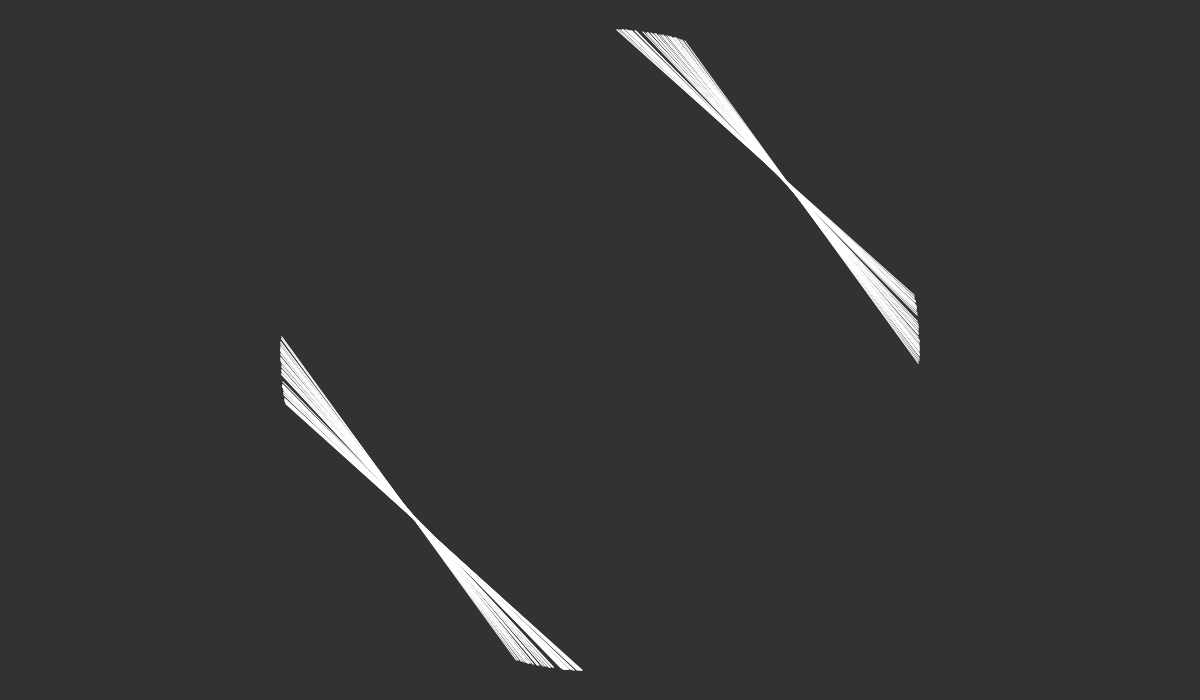
Frame 1 (no input)
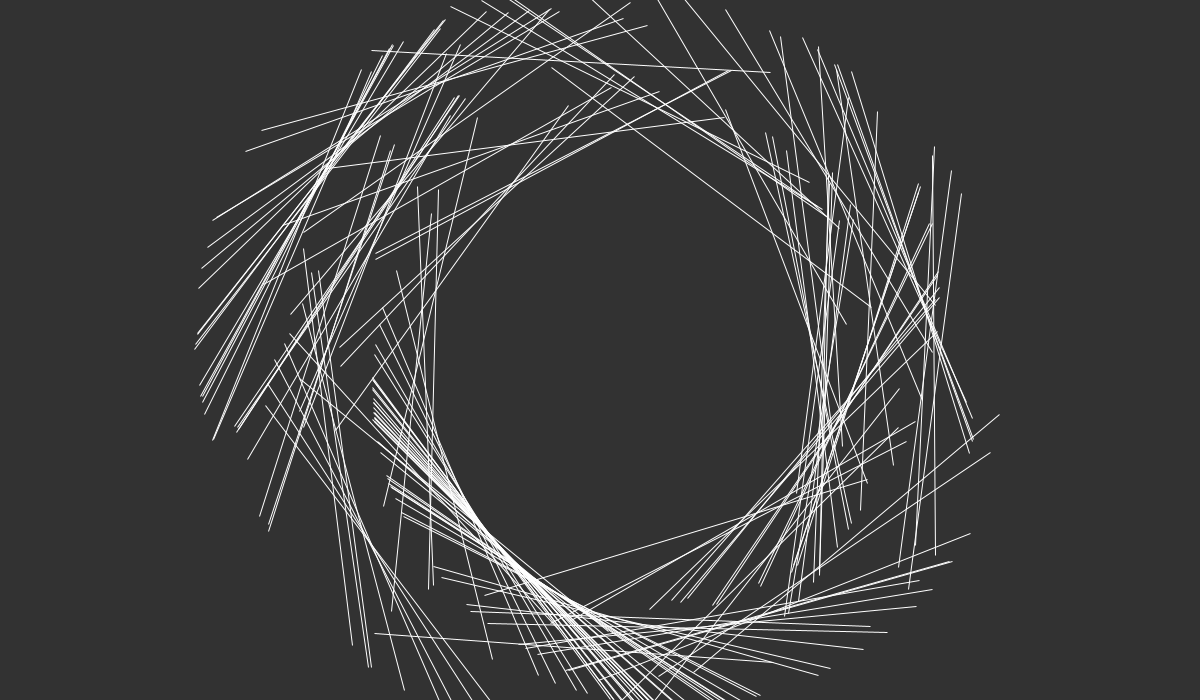
Frame 60 (the mouse pressed at the canvas centre just before this capture)
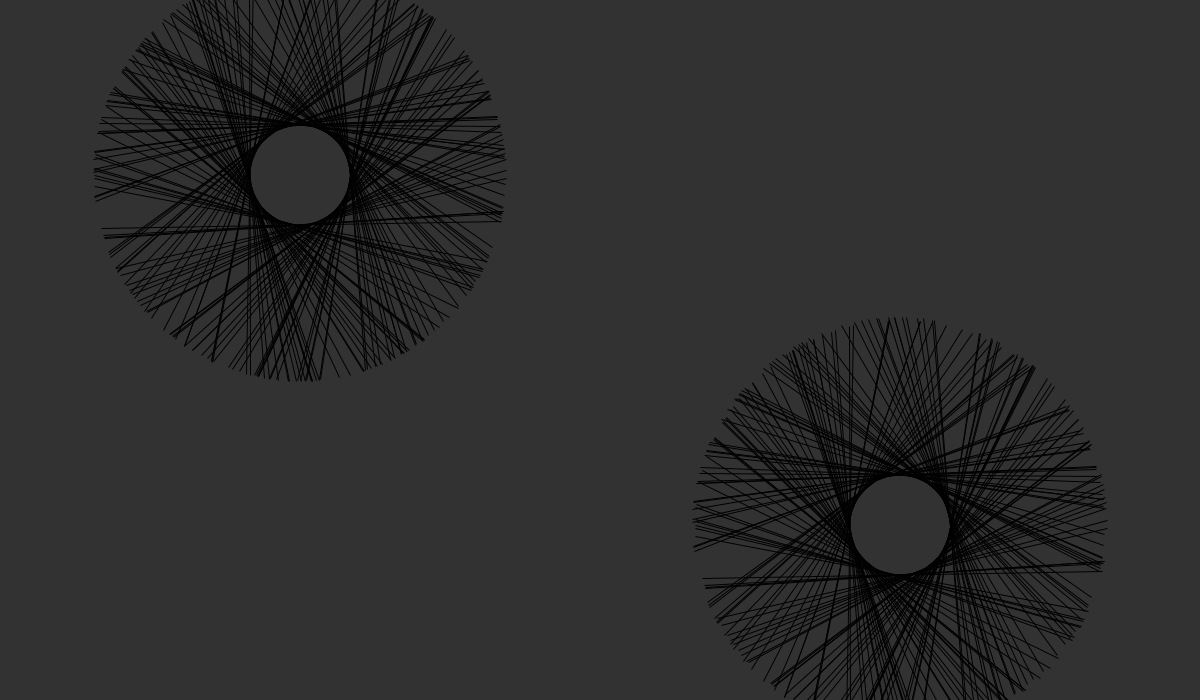
Frame 120 (the mouse held since frame 60 and released just before this capture)

The Processing sketch that drew these frames (run headless with seeded random() and noise(); from frame 60 on, the mouse is pressed at the canvas centre):

// Processing sketch: processing_170980
// ── processing_170980.pde



Flock flock;

void setup() {
  size(1200, 700);
  flock = new Flock();


  // Add an initial set of boids into the system
  for (int i = 0; i < 150; i++) {
    flock.addBoid(new Boid(width/2, height/2));
  }
}

void draw() {
  background(50);
  if (millis() < 5000) {
    flock.run();
  } else if (millis() > 5000 && millis() < 10000) {
    setup();
    flock.run2();
  } else if (millis() > 10000 && millis() < 15000) {
    setup();
    flock.run3();
  } else if (millis() > 15000 && millis() < 20000) {
    setup();
    flock.run4();
  } else if (millis() > 20000 && millis() < 25000) {
    setup();
    flock.run();
  } else if (millis() > 25000 && millis() < 30000) {
    setup();
    flock.run4();
    flock.run5();
  } else if (millis() > 30000 && millis() < 35000) {
    setup();
    flock.run6();
  }
}



// The Boid class

class Boid {

  PVector location;
  PVector velocity;
  PVector acceleration;
  float r;
  float maxforce;    // Maximum steering force
  float maxspeed;    // Maximum speed

    Boid(float x, float y) {
    acceleration = new PVector(0, 0);

    // This is a new PVector method not yet implemented in JS
    // velocity = PVector.random2D();

    // Leaving the code temporarily this way so that this example runs in JS
    float angle = random(TWO_PI);
    velocity = new PVector(cos(angle), sin(angle));

    location = new PVector(x, y);
    r = 50.0;
    maxspeed = 2;
    maxforce = 0.03;
  }

  void run(ArrayList<Boid> boids) {
    flock(boids);
    update();
    render();
  }


  void run2(ArrayList<Boid> boids) {
    flock(boids);
    update();
    render2();
    render3();
    render();
  }


  void run3(ArrayList<Boid> boids) {
    flock(boids);
    update();
    render2();
  }

  void run4(ArrayList<Boid> boids) {
    flock(boids);
    update();
    render3();
  }

  void run5(ArrayList<Boid> boids) {
    flock(boids);
    update();
    render4();
  }

  void run6(ArrayList<Boid> boids) {
    flock(boids);
    update();
    render5();
  }




  void applyForce(PVector force) {
    // We could add mass here if we want A = F / M
    acceleration.add(force);
  }

  // We accumulate a new acceleration each time based on three rules
  void flock(ArrayList<Boid> boids) {
    PVector sep = separate(boids);   // Separation
    PVector ali = align(boids);      // Alignment
    PVector coh = cohesion(boids);   // Cohesion
    // Arbitrarily weight these forces
    sep.mult(1.5);
    ali.mult(1.0);
    coh.mult(1.0);
    // Add the force vectors to acceleration
    applyForce(sep);
    applyForce(ali);
    applyForce(coh);
  }

  // Method to update location
  void update() {
    // Update velocity
    velocity.add(acceleration);
    // Limit speed
    velocity.limit(maxspeed);
    location.add(velocity);
    // Reset accelertion to 0 each cycle
    acceleration.mult(.5);
  }

  // A method that calculates and applies a steering force towards a target
  // STEER = DESIRED MINUS VELOCITY
  PVector seek(PVector target) {
    PVector desired = PVector.sub(target, location);  // A vector pointing from the location to the target
    // Scale to maximum speed
    desired.normalize();
    desired.mult(maxspeed);

    // Above two lines of code below could be condensed with new PVector setMag() method
    // Not using this method until Processing.js catches up
    // desired.setMag(maxspeed);

    // Steering = Desired minus Velocity
    PVector steer = PVector.sub(desired, velocity);
    steer.limit(maxforce);  // Limit to maximum steering force
    return steer;
  }

  void render() {
    // Draw a triangle rotated in the direction of velocity
    float theta = velocity.heading2D() + radians(90);
    //    // heading2D() above is now heading() but leaving old syntax until Processing.js catches up
    //

    fill(200, 100);
    stroke(255);
    pushMatrix();
    translate(location.x, location.y);
    rotate(theta);
    beginShape(TRIANGLES);
    vertex(r*5, r*4);
    vertex(r*5, -r*4);
    vertex(r*5, r*4);
    vertex(r*5, -r*4);
    endShape();
    popMatrix();
  }

  void render4() {
    // Draw a triangle rotated in the direction of velocity
    float theta = velocity.heading2D() + radians(90);
    //    // heading2D() above is now heading() but leaving old syntax until Processing.js catches up
    //

    fill(0);
    stroke(0);
    pushMatrix();
    translate(location.x, location.y);
    rotate(theta);
    beginShape(TRIANGLES);
    vertex(r*5, r*5);
    vertex(r*10, -r*5);
    vertex(r*5, r*5);
    vertex(r*10, -r*5);
    vertex(r*5, -r*5);
    vertex(r*10, -r*5);
    vertex(r*5, r*5);
    vertex(r*10, -r*5);
    vertex(r*5, r*5);


    endShape();
    popMatrix();
  }

  void render3() {
    // Draw a triangle rotated in the direction of velocity
    float theta = velocity.heading2D() + radians(90);
    //    // heading2D() above is now heading() but leaving old syntax until Processing.js catches up
    //

    fill(200, 100);
    stroke(100, 100, 100);
    pushMatrix();
    translate(location.x, location.y);
    rotate(theta);
    beginShape(TRIANGLES);
    vertex(r/5, r*4);
    vertex(r/5, -r*4);
    vertex(r/5, r*4);
    vertex(r/5, -r*4);
    endShape();
    popMatrix();
    
     stroke(255);
    pushMatrix();
    translate(location.x, location.y);
    rotate(theta);
    beginShape(TRIANGLES);
    vertex(r/5, r*8);
    vertex(r/5, -r*8);
    vertex(r/5, r*8);
    vertex(r/5, -r*8);
    endShape();
    popMatrix();
  }

  void render2() {
    // Draw a triangle rotated in the direction of velocity
    float theta = velocity.heading2D() + radians(90);
    //    // heading2D() above is now heading() but leaving old syntax until Processing.js catches up
    //
 
    fill(200, 100);
    stroke(0);
    pushMatrix();
    translate(location.x/2, location.y/2);
    rotate(theta);
    beginShape(TRIANGLES);
    vertex(r, r*4);
    vertex(r, -r*4);
    vertex(r, r*4);
    vertex(r, -r*4);
    endShape();
    popMatrix();
 
    stroke(0);
    pushMatrix();
    translate(location.x*1.5, location.y*1.5);
    rotate(theta);
    beginShape(TRIANGLES);
    vertex(r, r*4);
    vertex(r, -r*4);
    vertex(r, r*4);
    vertex(r, -r*4);
    endShape();
    popMatrix();

  }

  void render5() {
    // Draw a triangle rotated in the direction of velocity
    float theta = velocity.heading2D() + radians(90);
    //    // heading2D() above is now heading() but leaving old syntax until Processing.js catches up
    //

    fill(255);
    stroke(255);
    pushMatrix();
    translate(location.x, location.y);
    rotate(theta);
    beginShape(TRIANGLES);
    vertex(r*5, r*5);
    vertex(r*10, -r*2);
    vertex(r*3, r*5);
    vertex(r*10, -r*2);
    vertex(r*5, -r*5);
    vertex(r*3, -r*2);
    vertex(r*5, r*5);
    vertex(r*10, -r*2);
    vertex(r*3, r*5);
        popMatrix();

  }

  void render6() {
    // Draw a triangle rotated in the direction of velocity
    float theta = velocity.heading2D() + radians(90);
    //    // heading2D() above is now heading() but leaving old syntax until Processing.js catches up
    //

    stroke(0);
    pushMatrix();
    translate(location.x*1.5, location.y*1.5);
    rotate(theta);
    beginShape(TRIANGLES);
    vertex(r, r*4);
    vertex(r, -r*4);
    vertex(r, r*4);
    vertex(r, -r*4);
    endShape();
    popMatrix();
  }

  
  
  
  
  
  
  
  // Separation
  // Method checks for nearby boids and steers away
  PVector separate (ArrayList<Boid> boids) {
    float desiredseparation = 100.0f;
    PVector steer = new PVector(50, 50, 50);
    int count = 0;
    // For every boid in the system, check if it's too close
    for (Boid other : boids) {
      float d = PVector.dist(location, other.location);
      // If the distance is greater than 0 and less than an arbitrary amount (0 when you are yourself)
      if ((d > 0) && (d < desiredseparation)) {
        // Calculate vector pointing away from neighbor
        PVector diff = PVector.sub(location, other.location);
        diff.normalize();
        diff.mult(d);        // Weight by distance
        steer.add(diff);
        count++;            // Keep track of how many
      }
    }
    // Average -- divide by how many
    if (count > 0) {
      steer.mult((float)count);
    }

    // As long as the vector is greater than 0

    if (millis () > 8000) {
      if (steer.mag() > 50) {
        // First two lines of code below could be condensed with new PVector setMag() method
        // Not using this method until Processing.js catches up
        // steer.setMag(maxspeed);

        // Implement Reynolds: Steering = Desired - Velocity
        steer.normalize();
        steer.mult(maxspeed);
        steer.sub(velocity);
        steer.limit(maxforce);
      }
    }
    return steer;
  }






  // Alignment
  // For every nearby boid in the system, calculate the average velocity
  PVector align (ArrayList<Boid> boids) {
    float neighbordist = 500;
    PVector sum = new PVector(0, 0);
    int count = 15;
    for (Boid other : boids) {
      float d = PVector.dist(location, other.location);
      if ((d > 0) && (d < neighbordist)) {
        sum.sub(other.velocity);
        count++;
      }
    }
    if (count > 0) {
      sum.div((float)count);
      // First two lines of code below could be condensed with new PVector setMag() method
      // Not using this method until Processing.js catches up
      // sum.setMag(maxspeed);

      // Implement Reynolds: Steering = Desired - Velocity
      sum.normalize();
      sum.mult(maxspeed);
      PVector steer = PVector.sub(sum, velocity);
      steer.limit(maxforce);
      return steer;
    } else {
      return new PVector(0, 0);
    }
  }
  
  
  
  
  

  // Cohesion
  // For the average location (i.e. center) of all nearby boids, calculate steering vector towards that location
  PVector cohesion (ArrayList<Boid> boids) {
    float neighbordist = 500;
    PVector sum = new PVector(0, 0);   // Start with empty vector to accumulate all locations
    int count = 0;
    for (Boid other : boids) {
      float d = PVector.dist(location, other.location);
      if ((d > 0) && (d < neighbordist)) {
        sum.sub(other.location); // Add location
        count++;
      }
    }
    if (count > 0) {
      sum.mult(count);
      return seek(sum);  // Steer towards the location
    } else {
      return new PVector(0, 0);
    }
  }
}




// The Flock (a list of Boid objects)

class Flock {
  ArrayList<Boid> boids; // An ArrayList for all the boids

    Flock() {
    boids = new ArrayList<Boid>(); // Initialize the ArrayList
  }

  void run() {
    for (Boid b : boids) {
      b.run(boids);  // Passing the entire list of boids to each boid individually
    }
  }

  void run2() {
    for (Boid b : boids) {
      b.run2(boids);  // Passing the entire list of boids to each boid individually
    }
  }

  void run3() {
    for (Boid b : boids) {
      b.run3(boids);  // Passing the entire list of boids to each boid individually
    }
  }

  void run4() {
    for (Boid b : boids) {
      b.run4(boids);  // Passing the entire list of boids to each boid individually
    }
  }

  void run5() {
    for (Boid b : boids) {
      b.run5(boids);  // Passing the entire list of boids to each boid individually
    }
  }

  void run6() {
    for (Boid b : boids) {
      b.run6(boids);  // Passing the entire list of boids to each boid individually
    }
  }


  void addBoid(Boid b) {
    boids.add(b);
  }
}
